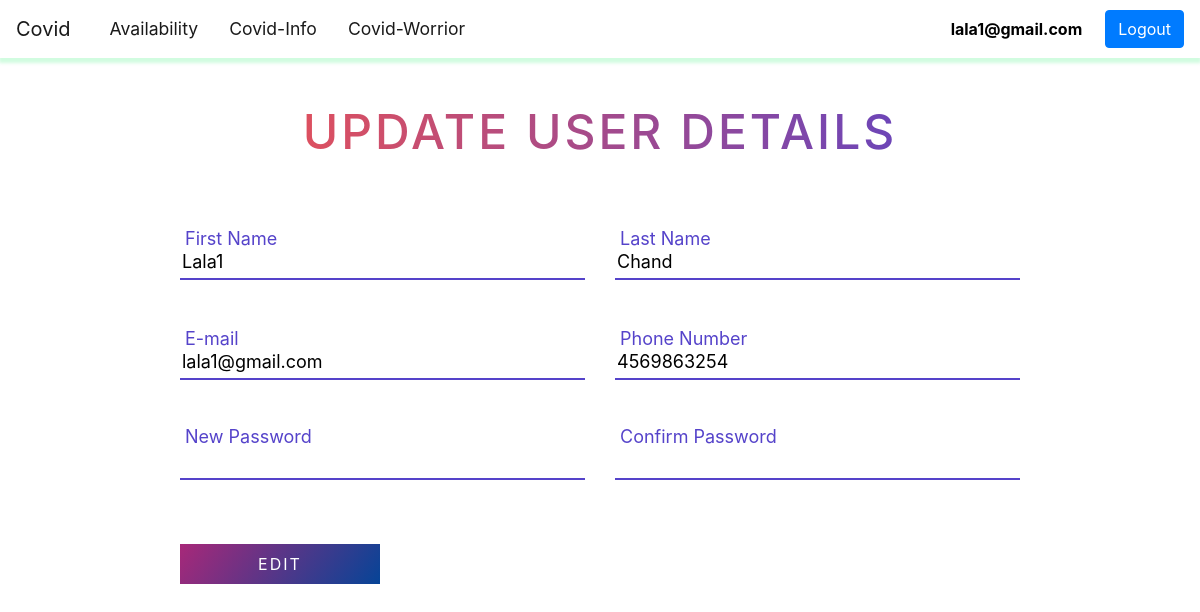
Screenshot of /editProfile.php (signed in) with the database file from the repository.
### tables this page shows
CREATE TABLE `users` (
  `id` int(100) NOT NULL,
  `email` varchar(120) NOT NULL,
  `password` varchar(255) NOT NULL,
  `firstname` varchar(60) NOT NULL,
  `lastname` varchar(60) NOT NULL,
  `phone_no` varchar(10) NOT NULL,
  `created_at` datetime NOT NULL DEFAULT current_timestamp(),
  `update_at` datetime NOT NULL DEFAULT current_timestamp() ON UPDATE current_timestamp(),
  `vendor_id` int(100) NOT NULL,
  `status` enum('active','inactive') NOT NULL DEFAULT 'inactive'
);

### includes/database.php (called while the page is built, shortened)
<?php
class Database
{
    private $connection;
    public function open_db_connection()
    {
        try {
            $this->connection = new PDO("mysql:host=".DB_HOST.";dbname=".DB_NAME,DB_USER,DB_PASS);
            $this->connection->setAttribute(PDO::ATTR_ERRMODE, PDO::ERRMODE_EXCEPTION);
          } catch(PDOException $e) {
            echo "Connection failed: " . $e->getMessage();
          }
    }
    public function query($query,$arr=[])
    {
        if(empty($arr))
        {
            $result=$this->connection->query($query);
            return $result;
        }
        else
        {
            $stmt=$this->connection->prepare($query);
            $result=$stmt->execute($arr);
            return $stmt;
        }
    }
}
$database=new Database();

### includes/users.php (called while the page is built, shortened)
<?php
require_once('database.php');
class User
{
	public static function find_user_by_email($email)
	{
		global $database;
		$q='select * from users where email=?';
		$result=$database->query($q,array($email));
		$row=$result->fetch();
		return self::getObject($row);
	}
	public static function getObject($row)
	{
		$user=new User();
		foreach ($row as $key => $value) {
		if($user->checkKey($key))
				{
				$user->{$key}=$value;
				}
			}
		return $user;
	}
	public  function checkKey($key)
	{
		$properties=get_object_vars($this);
		return array_key_exists($key, $properties);
	}
}
?>

### editProfile.php (the view, shortened to what this page needs)
<?php
require('includes/users.php');
if(isset($_SESSION['email']))
{
    $user=User::find_user_by_email($_SESSION['email']);
}
else
{
    header('Location:index.php');
}
?>
<!Doctype html>
<html lang="en">
<head>
    <link rel="stylesheet" type="text/css" href="webstyle.css">
    <link rel="stylesheet" href="https://cdn.jsdelivr.net/npm/bootstrap@4.5.3/dist/css/bootstrap.min.css"
>
</head>
<body>
    <header>
<?php
include"navbar.php";
?>
    <section class="get-in-touch">
        <h1 class="title" style="font-size: 4vw;">Update User Details</h1>
        <form id="form" class="contact-form row" action="editProfileProcess.php" method="post" >
            <div class="form-field col-lg-6">
                <input id="fname" class="input-text js-input" type="text" required name="fname" value=<?php echo $user->firstname ?>>
                <label class="label" for="fname">First Name</label>
            </div>
            <div class="form-field col-lg-6">
                <input id="lname" class="input-text js-input" type="text" required name="lname" value=<?php echo $user->lastname ?>>
                <label class="label" for="lname">Last Name</label>
            </div>
            <div class="form-field col-lg-6 ">
                <input id="email" class="input-text js-input" type="email" required name="email" readonly value=<?php echo $user->email ?>>
                <label class="label" for="email">E-mail</label>
            </div>
            <div class="form-field col-lg-6 ">
                <input id="phone" class="input-text js-input" type="tel" pattern="^\d{3}\d{3}\d{4}$" required
                    name="orgno" value=<?php echo $user->phone_no ?>>
                <label class="label" for="phone">Phone Number</label>
            </div>
            <div class="form-field col-lg-6 ">
                <input id="pass" class="input-text js-input" type="password" required name="orgpass">
                <label class="label" for="pass">New Password <span id="passlabel" style="color:red;font-size:12px"></span></label>
            </div>
            <div class="form-field col-lg-6 ">
                <input id="cpass" class="input-text js-input" type="password" required name="orgcpass">
              <label  class="label" for="cpass">Confirm Password <span id="cpasslabel" style="color:red;font-size:12px"></span></label>
            </div>
            <div class="form-field col-lg-12">
                <input class="submit-btn" type="submit" value="Edit" name="edit">
            </div>
        </form>
    </section>
</body>
</html>

### editProfile.php (style rules this page uses)
.get-in-touch { max-width: 70%; margin-top: 50px; margin-bottom: auto; margin-left: auto; margin-right: auto; position: relative; }
.get-in-touch .title { text-align: center; text-transform: uppercase; letter-spacing: 3px; font-size: 3.2em; line-height: 48px; padding-bottom: 48px; color: #5543ca; background: #5543ca; background: -moz-linear-gradient(left, #f4524d 0%, #5543ca 100%) !important; background: -webkit-linear-gradient(left, #f4524d 0%, #5543ca 100%) !important; background: linear-gradient(to right, #f4524d 0%, #5543ca 100%) !important; -webkit-background-clip: text !important; -webkit-text-fill-color: transparent !important; }
.contact-form .form-field { position: relative; margin: 32px 0; }
.contact-form .input-text { display: block; width: 100%; height: 36px; border-width: 0 0 2px 0; border-color: #5543ca; font-size: 18px; line-height: 26px; font-weight: 400; }
.contact-form .label { position: absolute; left: 20px; bottom: 20px; font-size: 18px; line-height: 26px; font-weight: 400; color: #5543ca; cursor: text; transition: -webkit-transform .2s ease-in-out; transition: transform .2s ease-in-out; transition: transform .2s ease-in-out, -webkit-transform .2s ease-in-out; }
.contact-form .submit-btn { display: inline-block; background-color: #000; background-image: linear-gradient(125deg, #a72879, #064497); color: #fff; text-transform: uppercase; letter-spacing: 2px; font-size: 16px; padding: 8px 16px; border: none; width: 200px; cursor: pointer; }

### rows the page displays
users: fname "Lala1", lname "Chand", email "lala1@gmail.com", orgno "4569863254"

### other values shown
$_SESSION['email'] "lala1@gmail.com"
